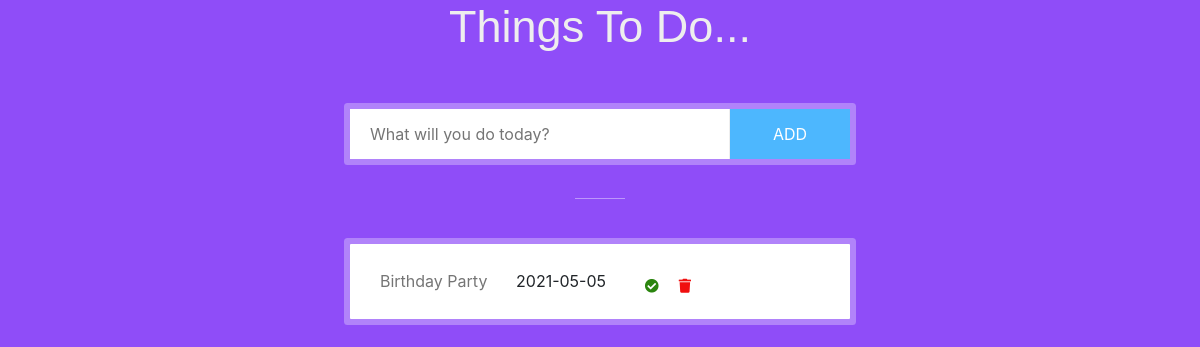
Before: /todo/tasks/ with the older database file.
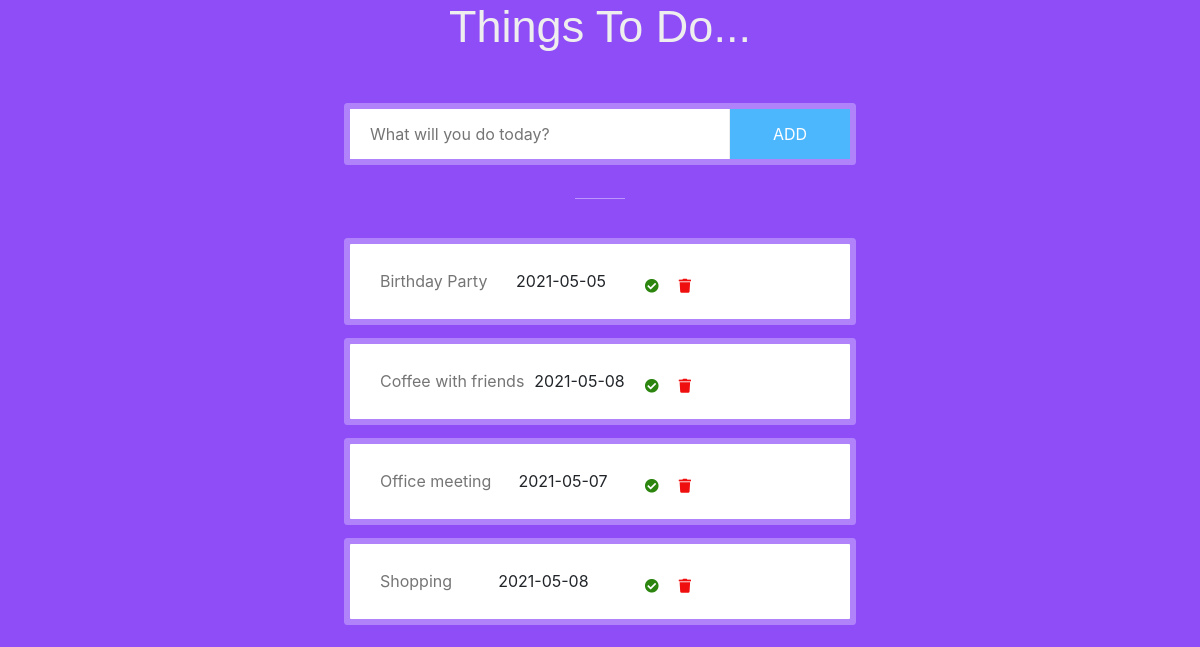
After: the same page with the newer database file.
### todo/models.py (models this page shows)
class Task(models.Model):
    task_text = models.CharField(max_length=200)
    task_date = models.CharField(max_length=200)
    task_time = models.CharField(max_length=300)

### todo/views.py (the view)
# urls.py: path('tasks/', views.tasks, name='tasks'),
def tasks(request):
    todo_list = Task.objects.order_by('task_text')
    for e in Task.objects.all():
      print(e.task_date)
    context = {'todo_list': todo_list}
    return render(request, 'todo/tasks.html', context)

### todo/templates/todo/tasks.html (shortened to what this page needs)
<html>
  {% load static %}
  <head>
    <link rel="stylesheet" href="https://cdnjs.cloudflare.com/ajax/libs/font-awesome/5.15.3/css/all.min.css" />
    <link rel="stylesheet" href="https://maxcdn.bootstrapcdn.com/bootstrap/4.0.0/css/bootstrap.min.css">
    <link rel="stylesheet" href="{%  static  'css/style.css'  %}" >
  </head>
  <div class="row">
    <div class="col-md-12">
      <h2>Things To Do...</h2>
      <div class="main-todo-input-wrap">
        <div class="main-todo-input fl-wrap">
          <div class="main-todo-input-item">
            <form action = "" method = "POST">
              <input
            type="text"
            id="todo-list-item"
            name="todo-task"
            placeholder="What will you do today?"
          />
          </div>
          <button id="submit" type="submit" class="add-items main-search-button">ADD</button>
        </div>
      </div>
    </div>
  </div>
  <div class="row">
    <div class="col-md-12">
      {% if todo_list %}
      <div class="main-todo-input-wrap">
        {% for task in todo_list %}
        <div class="main-todo-input fl-wrap">
          <ul id="list-items">
            <div class="todo-listing">
              <li class="todo-text">{{ task.task_text }}</li><li class="todo-date">{{ task.task_date }}</li><a href="#"><i class="fas fa-trash remove"></i><i class="fas fa-check-circle taskcheck"></i></a>
            </div>
          </ul>
        </div>
          {% endfor %}
      </div>
      {% endif %}
    </div>
  </div>
</html>

### todo/static/css/style.css (style rules this page uses)
.main-todo-input { background: #fff; padding: 0 120px 0 0; border-radius: 1px; margin-top: 200px; box-shadow: 0px 0px 0px 6px rgba(255, 255, 255, 0.3); }
.fl-wrap { float: left; width: 100%; position: relative; margin-top: 25px; }
.main-todo-input:before { content: ""; position: absolute; bottom: -40px; width: 50px; height: 1px; background: rgba(255, 255, 255, 0.41); left: 50%; margin-left: -25px; }
.main-todo-input-item { float: left; width: 100%; box-sizing: border-box; border-right: 1px solid #eee; height: 50px; position: relative; }
.main-todo-input-item input { float: left; border: none; width: 100%; height: 50px; padding-left: 20px; }
.main-search-button { background: #4db7fe; }
.main-search-button { position: absolute; right: 0px; height: 50px; width: 120px; color: #fff; top: 0; border: none; border-top-right-radius: 0px; border-bottom-right-radius: 0px; cursor: pointer; }
.main-todo-input-wrap { display: flex; flex-direction: column; max-width: 500px; margin: 30px auto; position: relative; }
i { padding: 10px; border-radius: 30%; }
.remove { float: right; color: #f00f0f !important; font-size: 14px; }
.taskcheck { float: right; color: #2b850f !important; font-size: 14px; }
#list-items { padding-left: 20px; }
ul { padding: 0; text-align: left; list-style: none; }
.todo-text { color: #757575; margin-left: 10px; }
.todo-listing { padding: 0px 29px 0 0; display: flex; flex-direction: row; justify-content: space-between; margin-top: 25px !important; }
h2 { color: #eee; text-align: center; font-size: 45px; font-family: Arial, Helvetica, sans-serif; }

Changed rows visible on the page:
added Task: task_text "Coffee with friends", task_date "2021-05-08"
added Task: task_text "Office meeting", task_date "2021-05-07"
added Task: task_text "Shopping", task_date "2021-05-08"
